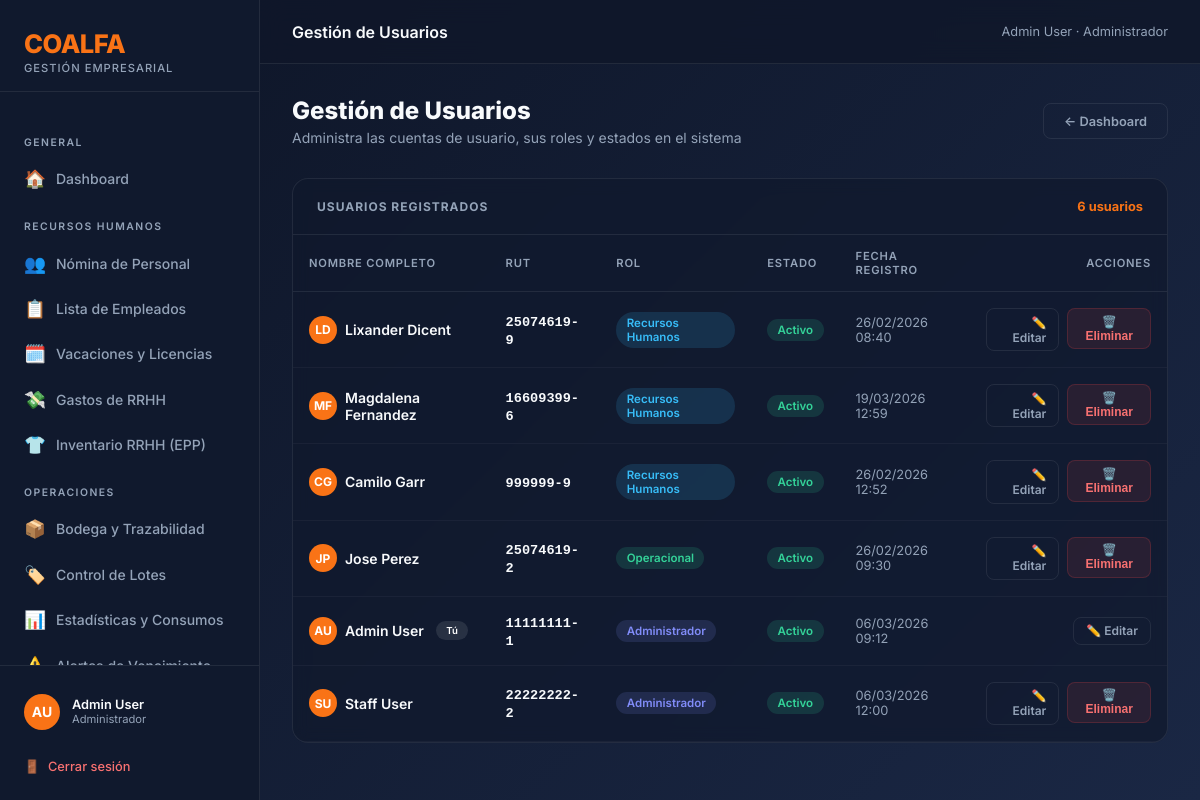
Page /gestion/usuarios/ (signed in) on the earlier database version.
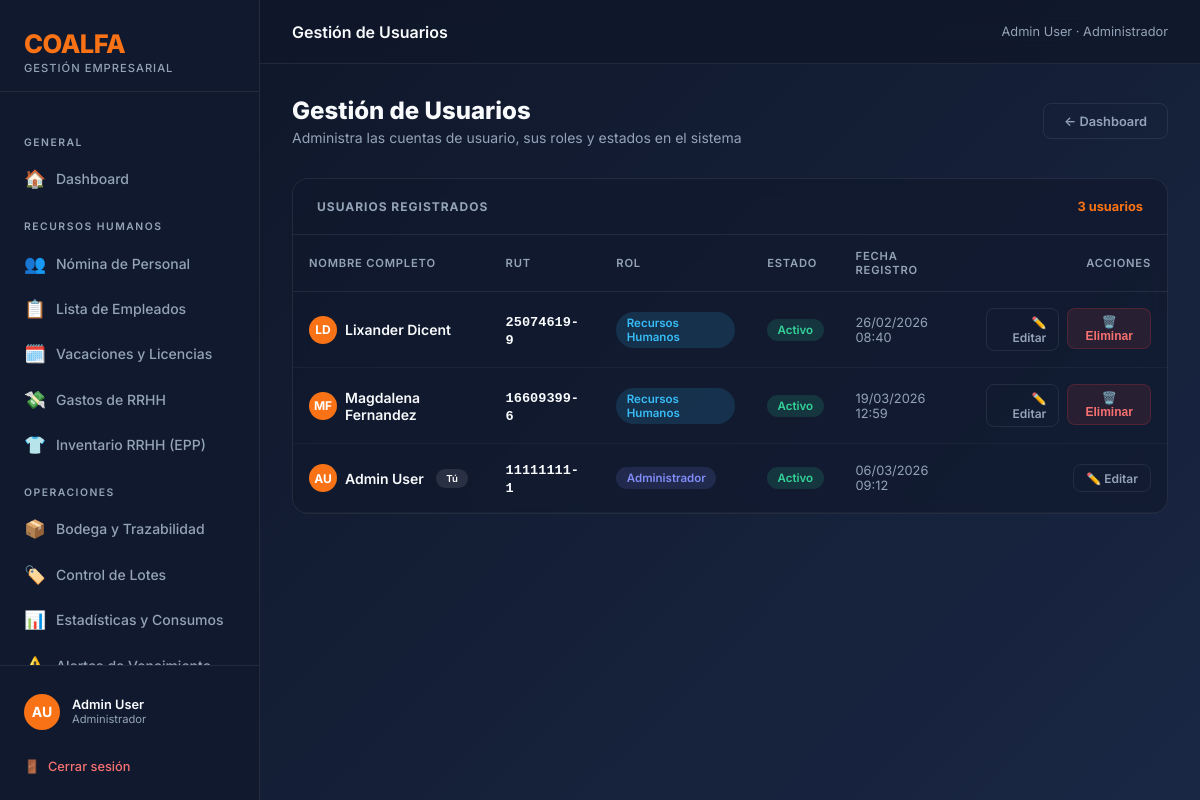
Same page on the later database version.
### coalfa/models.py (models this page shows, shortened)
class Usuario(AbstractBaseUser, PermissionsMixin):
    ROL_CHOICES = [
        ("ADMIN", "Administrador"),
        ("RRHH", "Recursos Humanos"),
        ("OPERACIONAL", "Operacional"),
        ("GERENTE", "Gerente"),
        ("AUDITOR", "Auditor (Solo Lectura)"),
    ]
    rut = models.CharField(max_length=12, unique=True, verbose_name="RUT", validators=[rut_validator])
    nombre = models.CharField(max_length=60, verbose_name="Nombre")
    apellido = models.CharField(max_length=60, verbose_name="Apellido")
    rol = models.CharField(max_length=15, choices=ROL_CHOICES, default="RRHH", verbose_name="Rol")
    is_active = models.BooleanField(default=True, verbose_name="Activo")
    is_staff = models.BooleanField(default=False, verbose_name="Es staff")
    solicitud_pendiente = models.BooleanField(default=False, verbose_name="Solicitud pendiente de aprobación")
    date_joined = models.DateTimeField(default=timezone.now, verbose_name="Fecha de registro")
    USERNAME_FIELD = "rut"
    REQUIRED_FIELDS = ["nombre", "apellido"]
    objects = UsuarioManager()
    def get_full_name(self):
        return f"{self.nombre} {self.apellido}"
    class Meta:
        verbose_name = "Usuario"
        verbose_name_plural = "Usuarios"

### coalfa/views.py (the view)
# urls.py: path("gestion/usuarios/", views.admin_usuarios, name="admin_usuarios"),
@_admin_required
def admin_usuarios(request):
    from .models import Usuario
    usuarios = Usuario.objects.all().order_by("apellido", "nombre")
    return render(request, "admin/usuarios.html", {"usuarios": usuarios})

### coalfa/context_processors.py (called while the page is built)
def solicitudes_pendientes(request):
    if request.user.is_authenticated and getattr(request.user, 'rol', None) == 'ADMIN':
        count = Usuario.objects.filter(solicitud_pendiente=True).count()
        return {'solicitudes_count': count}
    return {}

### coalfa/views.py (called while the page is built)
def _admin_required(view_func):
    from functools import wraps
    @wraps(view_func)
    def wrapper(request, *args, **kwargs):
        if not request.user.is_authenticated or request.user.rol != "ADMIN":
            return redirect("dashboard")
        return view_func(request, *args, **kwargs)
    return wrapper

### templates/admin/usuarios.html (shortened to what this page needs)
{% extends 'base.html' %}
{% block topbar_title %}Gestión de Usuarios{% endblock %}
{% block content %}
<div class="header-section">
    <div>
        <div class="page-title">Gestión de Usuarios</div>
        <p class="page-subtitle" style="margin-bottom:0;">Administra las cuentas de usuario, sus roles y estados en el sistema</p>
    </div>
    <a href="{% url 'dashboard' %}" class="btn btn-ghost">← Dashboard</a>
</div>
<div class="card table-responsive-cards" style="padding:0; overflow:hidden;">
    <div style="padding:1.25rem 1.5rem; border-bottom:1px solid var(--border); display:flex; justify-content:space-between; align-items:center;">
        <span style="font-size:0.75rem; font-weight:700; text-transform:uppercase; letter-spacing:1px; color:var(--text-muted);">Usuarios Registrados</span>
        <span style="font-size:0.8rem; font-weight:700; color:var(--accent);">{{ usuarios.count }} usuario{{ usuarios.count|pluralize:"s" }}</span>
    </div>
    <div class="table-wrap">
        <table>
            <thead>
                <tr>
                    <th>Nombre Completo</th>
                    <th>RUT</th>
                    <th>Rol</th>
                    <th>Estado</th>
                    <th>Fecha Registro</th>
                    <th style="text-align:right;">Acciones</th>
                </tr>
            </thead>
            <tbody>
                {% for u in usuarios %}
                <tr>
                    <td>
                        <div style="font-weight:600; display:flex; align-items:center; gap:0.5rem;">
                            <div class="user-avatar" style="width:28px; height:28px; font-size:0.75rem;">
                                {{ u.nombre|first }}{{ u.apellido|first }}
                            </div>
                            {{ u.get_full_name }}
                            {% if u.pk == request.user.pk %}
                            <span class="user-badge" style="background:rgba(255,255,255,0.1); color:white; font-size:0.6rem; margin-left:0.25rem;">Tú</span>
                            {% endif %}
                        </div>
                    </td>
                    <td>
                        <span style="font-family:monospace; font-size:0.85rem; font-weight:600;">{{ u.rut }}</span>
                    </td>
                    <td>
                        <span class="user-badge {% if u.rol == 'ADMIN' %}badge-admin{% elif u.rol == 'GERENTE' %}badge-gerente{% elif u.rol == 'RRHH' %}badge-rrhh{% else %}badge-operacional{% endif %}">
                            {{ u.get_rol_display }}
                        </span>
                    </td>
                    <td>
                        <span class="user-badge {% if u.is_active %}badge-active{% else %}badge-inactive{% endif %}">
                            {% if u.is_active %}Activo{% else %}Inactivo{% endif %}
                        </span>
                    </td>
                    <td style="color:var(--text-muted); font-size:0.8rem;">
                        {{ u.date_joined|date:"d/m/Y H:i" }}
                    </td>
                    <td style="text-align:right;">
                        <div style="display:inline-flex; gap:0.5rem; justify-content:flex-end;">
                            <a href="{% url 'admin_usuario_editar' u.pk %}" class="btn btn-ghost btn-sm">
                                ✏️ Editar
                            </a>
                            {% if u.pk != request.user.pk %}
                            <form method="post" action="{% url 'admin_usuario_eliminar' u.pk %}" style="display:inline;" onsubmit="return confirm('¿Estás seguro de que deseas eliminar permanentemente a {{ u.get_full_name }}? Esta acción no se puede deshacer.')">
                                <button type="submit" class="btn btn-danger btn-sm">
                                    🗑️ Eliminar
                                </button>
                            </form>
                            {% endif %}
                        </div>
                    </td>
                </tr>
                {% endfor %}
            </tbody>
        </table>
    </div>
</div>
{% endblock %}

### templates/base.html (shortened to what this page needs)
<!DOCTYPE html>
<html lang="es">
<head>
    <link rel="stylesheet" href="https://unpkg.com/nprogress@0.2.0/nprogress.css" />
</head>
<body>
    <div class="sidebar">
        <div class="sidebar-brand">
            <div class="logo-text">COALFA</div>
            <div class="logo-sub">Gestión Empresarial</div>
        </div>
        <nav class="sidebar-nav">
            <div class="nav-section-label">General</div>
            <a href="{% url 'dashboard' %}" class="nav-item {% block nav_home %}{% endblock %}">
                <span class="icon">🏠</span> Dashboard
            </a>
            {% if user.rol == 'RRHH' or user.rol == 'ADMIN' or user.rol == 'GERENTE' or user.rol == 'AUDITOR' %}
            <div class="nav-section-label">Recursos Humanos</div>
            <a href="{% url 'rrhh_dashboard' %}" class="nav-item {% block nav_rrhh %}{% endblock %}">
                <span class="icon">👥</span> Nómina de Personal
            </a>
            <a href="{% url 'rrhh_lista_empleados' %}" class="nav-item {% block nav_empleados %}{% endblock %}">
                <span class="icon">📋</span> Lista de Empleados
            </a>
            <a href="{% url 'rrhh_ausencias' %}" class="nav-item {% block nav_ausencias %}{% endblock %}">
                <span class="icon">🗓️</span> Vacaciones y Licencias
            </a>
            <a href="{% url 'rrhh_gastos' %}" class="nav-item {% block nav_rrhh_gastos %}{% endblock %}">
                <span class="icon">💸</span> Gastos de RRHH
            </a>
            <a href="{% url 'rrhh_inventario' %}" class="nav-item {% block nav_rrhh_inventario %}{% endblock %}">
                <span class="icon">👕</span> Inventario RRHH (EPP)
            </a>
            {% endif %}
            {% if user.rol == 'OPERACIONAL' or user.rol == 'ADMIN' or user.rol == 'GERENTE' or user.rol == 'AUDITOR' %}
            <div class="nav-section-label">Operaciones</div>
            <a href="{% url 'inventario_dashboard' %}" class="nav-item {% block nav_inventario %}{% endblock %}">
                <span class="icon">📦</span> Bodega y Trazabilidad
            </a>
            <a href="{% url 'inventario_lista_lotes' %}" class="nav-item {% block nav_lotes %}{% endblock %}">
                <span class="icon">🏷️</span> Control de Lotes
            </a>
            <a href="{% url 'inventario_resumen_consumo' %}" class="nav-item {% block nav_consumo %}{% endblock %}">
                <span class="icon">📊</span> Estadísticas y Consumos
            </a>
            <a href="{% url 'inventario_alertas' %}" class="nav-item {% block nav_alertas %}{% endblock %}">
                <span class="icon">⚠️</span> Alertas de Vencimiento
            </a>
            {% endif %}
        </nav>
        <div class="sidebar-footer">
            <div class="user-info">
                <div class="user-avatar">{{ user.nombre|first }}{{ user.apellido|first }}</div>
                <div>
                    <div class="user-name">{{ user.get_full_name }}</div>
                    <div class="user-role">{{ user.get_rol_display }}</div>
                </div>
            </div>
            <a href="{% url 'logout' %}" class="btn-logout">
                <span>🚪</span> Cerrar sesión
            </a>
        </div>
    </div>
    <div class="main-wrapper">
        <div class="topbar">
            <div class="topbar-title">{% block topbar_title %}Dashboard{% endblock %}</div>
            <div class="topbar-breadcrumb">{{ user.get_full_name }} · {{ user.get_rol_display }}</div>
        </div>
        <div class="page-content">
            {% block content %}{% endblock %}
        </div>
    </div>
</body>
</html>

Differences in the rows shown:
removed Usuario: nombre|first "C", apellido|first "G", get_full_name "Camilo Garr", rut "999999-9", rol "Recursos Humanos", is_active "Activo", date_joined "26/02/2026 12:52"
removed Usuario: nombre|first "J", apellido|first "P", get_full_name "Jose Perez", rut "25074619-2", rol "Operacional", is_active "Activo", date_joined "26/02/2026 09:30"
removed Usuario: nombre|first "S", apellido|first "U", get_full_name "Staff User", rut "22222222-2", rol "Administrador", is_active "Activo", date_joined "06/03/2026 12:00"
Other differences:
{{ usuarios.count }}: "6" → "3"
